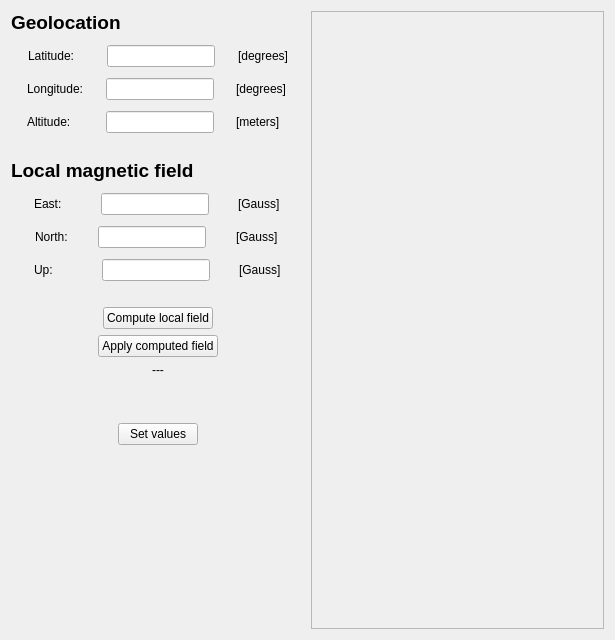
<?xml version="1.0" encoding="UTF-8"?>
<ui version="4.0">
 <class>Form</class>
 <widget class="QWidget" name="Form">
  <property name="geometry">
   <rect>
    <x>0</x>
    <y>0</y>
    <width>615</width>
    <height>640</height>
   </rect>
  </property>
  <property name="windowTitle">
   <string>All Parameters</string>
  </property>
  <layout class="QHBoxLayout" name="horizontalLayoutMain">
   <item>
    <layout class="QVBoxLayout" name="leftLayout">
     <property name="sizeConstraint">
      <enum>QLayout::SetMinimumSize</enum>
     </property>
     <item>
      <widget class="QLabel" name="label_geolocation">
       <property name="sizePolicy">
        <sizepolicy hsizetype="Fixed" vsizetype="Preferred">
         <horstretch>0</horstretch>
         <verstretch>0</verstretch>
        </sizepolicy>
       </property>
       <property name="styleSheet">
        <string notr="true">font-weight: bold; font-size: 14pt;</string>
       </property>
       <property name="text">
        <string>Geolocation</string>
       </property>
      </widget>
     </item>
     <item>
      <layout class="QHBoxLayout" name="horizontalLayout">
       <property name="topMargin">
        <number>5</number>
       </property>
       <item>
        <widget class="QLabel" name="label_lat">
         <property name="sizePolicy">
          <sizepolicy hsizetype="Fixed" vsizetype="Preferred">
           <horstretch>0</horstretch>
           <verstretch>0</verstretch>
          </sizepolicy>
         </property>
         <property name="text">
          <string>Latitude:   </string>
         </property>
        </widget>
       </item>
       <item>
        <widget class="QLineEdit" name="lineEdit_lat">
         <property name="sizePolicy">
          <sizepolicy hsizetype="Fixed" vsizetype="Fixed">
           <horstretch>0</horstretch>
           <verstretch>0</verstretch>
          </sizepolicy>
         </property>
        </widget>
       </item>
       <item>
        <widget class="QLabel" name="label_lat_deg">
         <property name="sizePolicy">
          <sizepolicy hsizetype="Fixed" vsizetype="Preferred">
           <horstretch>0</horstretch>
           <verstretch>0</verstretch>
          </sizepolicy>
         </property>
         <property name="text">
          <string>[degrees]</string>
         </property>
        </widget>
       </item>
      </layout>
     </item>
     <item>
      <layout class="QHBoxLayout" name="horizontalLayout_2">
       <property name="topMargin">
        <number>5</number>
       </property>
       <item>
        <widget class="QLabel" name="label_lon">
         <property name="sizePolicy">
          <sizepolicy hsizetype="Fixed" vsizetype="Preferred">
           <horstretch>0</horstretch>
           <verstretch>0</verstretch>
          </sizepolicy>
         </property>
         <property name="text">
          <string>Longitude:</string>
         </property>
        </widget>
       </item>
       <item>
        <widget class="QLineEdit" name="lineEdit_lon">
         <property name="sizePolicy">
          <sizepolicy hsizetype="Fixed" vsizetype="Fixed">
           <horstretch>0</horstretch>
           <verstretch>0</verstretch>
          </sizepolicy>
         </property>
        </widget>
       </item>
       <item>
        <widget class="QLabel" name="label_lon_deg">
         <property name="sizePolicy">
          <sizepolicy hsizetype="Fixed" vsizetype="Preferred">
           <horstretch>0</horstretch>
           <verstretch>0</verstretch>
          </sizepolicy>
         </property>
         <property name="text">
          <string>[degrees]</string>
         </property>
        </widget>
       </item>
      </layout>
     </item>
     <item>
      <layout class="QHBoxLayout" name="horizontalLayout_3">
       <property name="topMargin">
        <number>5</number>
       </property>
       <item>
        <widget class="QLabel" name="label_alt">
         <property name="sizePolicy">
          <sizepolicy hsizetype="Fixed" vsizetype="Preferred">
           <horstretch>0</horstretch>
           <verstretch>0</verstretch>
          </sizepolicy>
         </property>
         <property name="text">
          <string>Altitude:    </string>
         </property>
        </widget>
       </item>
       <item>
        <widget class="QLineEdit" name="lineEdit_alt">
         <property name="sizePolicy">
          <sizepolicy hsizetype="Fixed" vsizetype="Fixed">
           <horstretch>0</horstretch>
           <verstretch>0</verstretch>
          </sizepolicy>
         </property>
        </widget>
       </item>
       <item>
        <widget class="QLabel" name="label_alt_m">
         <property name="sizePolicy">
          <sizepolicy hsizetype="Fixed" vsizetype="Preferred">
           <horstretch>0</horstretch>
           <verstretch>0</verstretch>
          </sizepolicy>
         </property>
         <property name="text">
          <string>[meters]  </string>
         </property>
        </widget>
       </item>
      </layout>
     </item>
     <item>
      <spacer name="verticalSpacer_2">
       <property name="orientation">
        <enum>Qt::Vertical</enum>
       </property>
       <property name="sizeType">
        <enum>QSizePolicy::Fixed</enum>
       </property>
       <property name="sizeHint" stdset="0">
        <size>
         <width>20</width>
         <height>20</height>
        </size>
       </property>
      </spacer>
     </item>
     <item>
      <widget class="QLabel" name="label_mag_field">
       <property name="sizePolicy">
        <sizepolicy hsizetype="Fixed" vsizetype="Preferred">
         <horstretch>0</horstretch>
         <verstretch>0</verstretch>
        </sizepolicy>
       </property>
       <property name="font">
        <font>
         <pointsize>14</pointsize>
         <weight>75</weight>
         <bold>true</bold>
        </font>
       </property>
       <property name="text">
        <string>Local magnetic field</string>
       </property>
      </widget>
     </item>
     <item>
      <layout class="QHBoxLayout" name="horizontalLayout_6">
       <property name="topMargin">
        <number>5</number>
       </property>
       <item>
        <widget class="QLabel" name="label_east">
         <property name="sizePolicy">
          <sizepolicy hsizetype="Fixed" vsizetype="Preferred">
           <horstretch>0</horstretch>
           <verstretch>0</verstretch>
          </sizepolicy>
         </property>
         <property name="text">
          <string>East:   </string>
         </property>
        </widget>
       </item>
       <item>
        <widget class="QLineEdit" name="lineEdit_mag_east">
         <property name="sizePolicy">
          <sizepolicy hsizetype="Fixed" vsizetype="Fixed">
           <horstretch>0</horstretch>
           <verstretch>0</verstretch>
          </sizepolicy>
         </property>
        </widget>
       </item>
       <item>
        <widget class="QLabel" name="label_east_gauss">
         <property name="sizePolicy">
          <sizepolicy hsizetype="Fixed" vsizetype="Preferred">
           <horstretch>0</horstretch>
           <verstretch>0</verstretch>
          </sizepolicy>
         </property>
         <property name="text">
          <string>[Gauss]</string>
         </property>
        </widget>
       </item>
      </layout>
     </item>
     <item>
      <layout class="QHBoxLayout" name="horizontalLayout_5">
       <property name="topMargin">
        <number>5</number>
       </property>
       <item>
        <widget class="QLabel" name="label_north">
         <property name="sizePolicy">
          <sizepolicy hsizetype="Fixed" vsizetype="Preferred">
           <horstretch>0</horstretch>
           <verstretch>0</verstretch>
          </sizepolicy>
         </property>
         <property name="text">
          <string>North:</string>
         </property>
        </widget>
       </item>
       <item>
        <widget class="QLineEdit" name="lineEdit_mag_north">
         <property name="sizePolicy">
          <sizepolicy hsizetype="Fixed" vsizetype="Fixed">
           <horstretch>0</horstretch>
           <verstretch>0</verstretch>
          </sizepolicy>
         </property>
        </widget>
       </item>
       <item>
        <widget class="QLabel" name="label_north_gauss">
         <property name="sizePolicy">
          <sizepolicy hsizetype="Fixed" vsizetype="Preferred">
           <horstretch>0</horstretch>
           <verstretch>0</verstretch>
          </sizepolicy>
         </property>
         <property name="text">
          <string>[Gauss]</string>
         </property>
        </widget>
       </item>
      </layout>
     </item>
     <item>
      <layout class="QHBoxLayout" name="horizontalLayout_4">
       <property name="topMargin">
        <number>5</number>
       </property>
       <item>
        <widget class="QLabel" name="label_up">
         <property name="sizePolicy">
          <sizepolicy hsizetype="Fixed" vsizetype="Preferred">
           <horstretch>0</horstretch>
           <verstretch>0</verstretch>
          </sizepolicy>
         </property>
         <property name="text">
          <string>Up:      </string>
         </property>
        </widget>
       </item>
       <item>
        <widget class="QLineEdit" name="lineEdit_mag_up">
         <property name="sizePolicy">
          <sizepolicy hsizetype="Fixed" vsizetype="Fixed">
           <horstretch>0</horstretch>
           <verstretch>0</verstretch>
          </sizepolicy>
         </property>
        </widget>
       </item>
       <item>
        <widget class="QLabel" name="label_up_gauss">
         <property name="sizePolicy">
          <sizepolicy hsizetype="Fixed" vsizetype="Preferred">
           <horstretch>0</horstretch>
           <verstretch>0</verstretch>
          </sizepolicy>
         </property>
         <property name="text">
          <string>[Gauss]</string>
         </property>
        </widget>
       </item>
      </layout>
     </item>
     <item>
      <spacer name="verticalSpacer_5">
       <property name="orientation">
        <enum>Qt::Vertical</enum>
       </property>
       <property name="sizeType">
        <enum>QSizePolicy::Fixed</enum>
       </property>
       <property name="sizeHint" stdset="0">
        <size>
         <width>20</width>
         <height>20</height>
        </size>
       </property>
      </spacer>
     </item>
     <item alignment="Qt::AlignHCenter">
      <widget class="QPushButton" name="pushButton_compute_field">
       <property name="sizePolicy">
        <sizepolicy hsizetype="Fixed" vsizetype="Fixed">
         <horstretch>0</horstretch>
         <verstretch>0</verstretch>
        </sizepolicy>
       </property>
       <property name="text">
        <string>Compute local field</string>
       </property>
      </widget>
     </item>
     <item alignment="Qt::AlignHCenter">
      <widget class="QPushButton" name="pushButton_apply_field">
       <property name="sizePolicy">
        <sizepolicy hsizetype="Fixed" vsizetype="Fixed">
         <horstretch>0</horstretch>
         <verstretch>0</verstretch>
        </sizepolicy>
       </property>
       <property name="text">
        <string>Apply computed field</string>
       </property>
      </widget>
     </item>
     <item alignment="Qt::AlignHCenter">
      <widget class="QLabel" name="label_computed_field">
       <property name="sizePolicy">
        <sizepolicy hsizetype="Fixed" vsizetype="Preferred">
         <horstretch>0</horstretch>
         <verstretch>0</verstretch>
        </sizepolicy>
       </property>
       <property name="text">
        <string>---</string>
       </property>
       <property name="alignment">
        <set>Qt::AlignCenter</set>
       </property>
      </widget>
     </item>
     <item>
      <spacer name="verticalSpacer_3">
       <property name="orientation">
        <enum>Qt::Vertical</enum>
       </property>
       <property name="sizeType">
        <enum>QSizePolicy::Fixed</enum>
       </property>
       <property name="sizeHint" stdset="0">
        <size>
         <width>20</width>
         <height>40</height>
        </size>
       </property>
      </spacer>
     </item>
     <item alignment="Qt::AlignHCenter">
      <widget class="QPushButton" name="pushButton_set_values">
       <property name="sizePolicy">
        <sizepolicy hsizetype="Fixed" vsizetype="Fixed">
         <horstretch>0</horstretch>
         <verstretch>0</verstretch>
        </sizepolicy>
       </property>
       <property name="text">
        <string>Set values</string>
       </property>
      </widget>
     </item>
     <item>
      <spacer name="horizontalSpacer">
       <property name="orientation">
        <enum>Qt::Horizontal</enum>
       </property>
       <property name="sizeType">
        <enum>QSizePolicy::Minimum</enum>
       </property>
       <property name="sizeHint" stdset="0">
        <size>
         <width>40</width>
         <height>20</height>
        </size>
       </property>
      </spacer>
     </item>
     <item>
      <spacer name="verticalSpacer_4">
       <property name="orientation">
        <enum>Qt::Vertical</enum>
       </property>
       <property name="sizeHint" stdset="0">
        <size>
         <width>20</width>
         <height>40</height>
        </size>
       </property>
      </spacer>
     </item>
    </layout>
   </item>
   <item>
    <layout class="QVBoxLayout" name="rightLayout">
     <item>
      <widget class="QFrame" name="vtkFrame">
       <property name="frameShape">
        <enum>QFrame::StyledPanel</enum>
       </property>
       <property name="frameShadow">
        <enum>QFrame::Raised</enum>
       </property>
       <layout class="QVBoxLayout" name="verticalLayout"/>
      </widget>
     </item>
    </layout>
   </item>
  </layout>
 </widget>
 <resources/>
 <connections/>
</ui>
